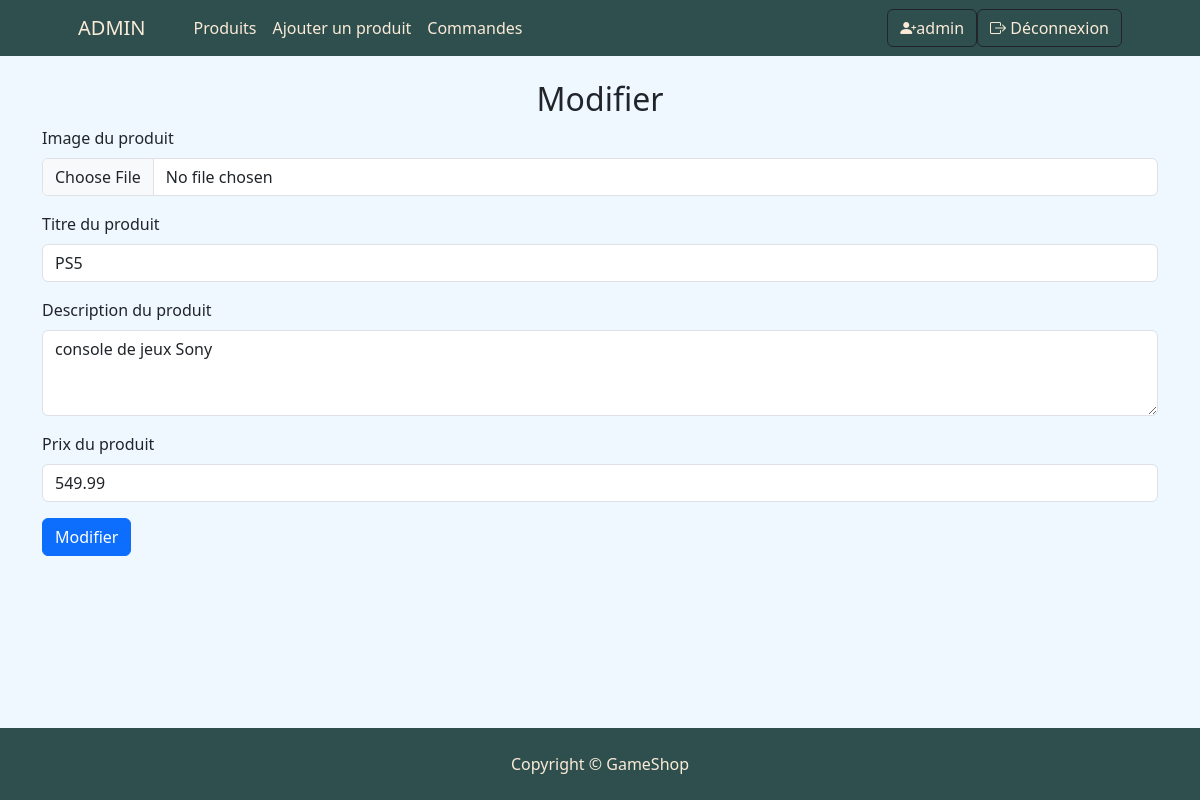
Screenshot of /GAMESHOP_CK/admin/edit-product.php?action=edit&id=5 (signed in) with the database file from the repository.
### tables this page shows
CREATE TABLE IF NOT EXISTS `produit` (
  `id_prod` int NOT NULL AUTO_INCREMENT,
  `title_prod` varchar(100) DEFAULT NULL,
  `desc_prod` text,
  `prix_prod` varchar(100) DEFAULT NULL,
  `img_prod` varchar(100) DEFAULT NULL,
  PRIMARY KEY (`id_prod`)
);

### GAMESHOP_CK/inc/db-function.php (called while the page is built, shortened)
<?php
function connect(){
  $host       ="localhost";
  $username   ="root";
  $pass       ="root";
  $dbname     ="shop_bdd";
  $connexion = new mysqli($host, $username, $pass, $dbname);
  if($connexion){
    return $connexion;
  } else {
    die('Connexion impossible');
  }
}
function get_product_by_id($id_product) {
  $bdd = connect();
  $requete_sql = "SELECT * FROM produit where id_prod = $id_product";
  $result_sql = $bdd->query($requete_sql);
  if($result_sql->num_rows > 0) {
    return $result_sql->fetch_array();
  }
}
?>

### GAMESHOP_CK/admin/edit-product.php (the view, shortened to what this page needs)
<?php require $_SERVER['DOCUMENT_ROOT'] . '/GAMESHOP_CK/layouts/header-admin.php'; ?>
<?php require $_SERVER['DOCUMENT_ROOT'] . '/GAMESHOP_CK/inc/db-function.php'; ?>
<?php
    if(isset($_GET["id"])){
        $id = $_GET["id"];
        $produit = get_product_by_id($id);
    }
?>
<div class="container my-4">
    <h2 class="text-center">Modifier</h2>
    <?php if(isset($produit)) { ?>
    <form method="POST" action="" enctype="multipart/form-data">
        <div class="mb-3">
            <label for="img" class="form-label">Image du produit</label>
            <div class="input-group">
                <input type="file" class="form-control" id="img" name="img" value="<?php echo $produit["img_prod"] ?>">
            </div>
        </div>
        <div class="mb-3">
            <label for="titre" class="form-label">Titre du produit</label>
            <input type="text" class="form-control" id="titre" name="titre" value="<?php echo $produit["title_prod"] ?>">
        </div>
        <div class="mb-3">
            <label for="desc" class="form-label">Description du produit</label>
            <textarea class="form-control" id="desc" rows="3" name="desc"><?php echo $produit["desc_prod"] ?></textarea>
        </div>
        <div class="mb-3">
            <label for="prix" class="form-label">Prix du produit</label>
            <input type="text" class="form-control" id="prix" name="prix" value="<?php echo $produit["prix_prod"] ?>">
        </div>
        <button type="submit" class="btn btn-primary" name="edit">Modifier</button>
    </form>
    <?php } ?>
</div>
<?php require $_SERVER['DOCUMENT_ROOT'] . '/GAMESHOP_CK/layouts/footer.php'; ?>

### GAMESHOP_CK/assets/CSS/style.css (style rules this page uses)
html { position: relative; min-height: 100%; background-color: aliceblue; }
.my-4 { background-color: aliceblue; }
body { background-color: aliceblue; }

### rows the page displays
produit: titre "PS5", desc "console de jeux Sony", prix "549.99"

### other values shown
$_SESSION["login_admin"] "admin"
